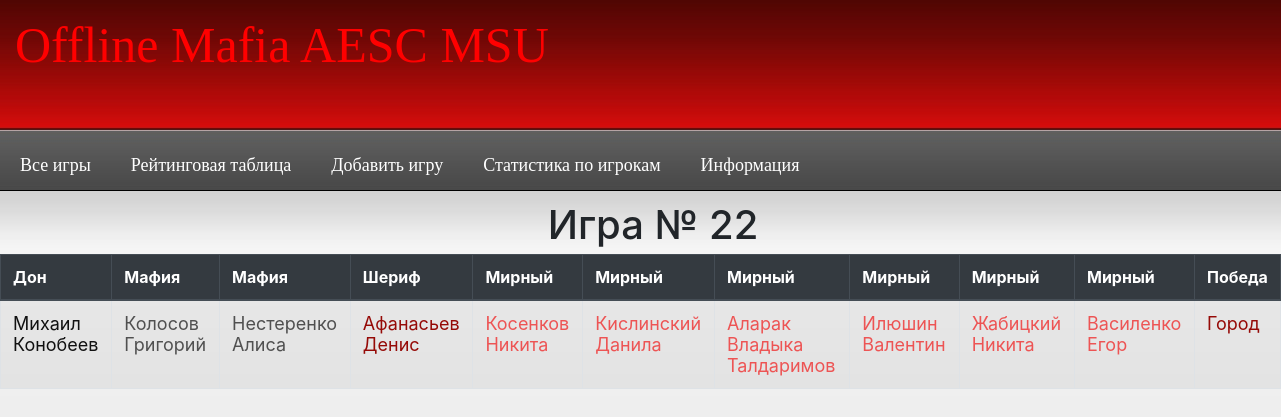
/offlinemafia.ru/gameinfo.php?id=22, run on the app's committed database.
### tables this page shows
CREATE TABLE `log` (
  `id` int(11) NOT NULL,
  `game_id` int(11) NOT NULL,
  `name` varchar(255) NOT NULL,
  `role` varchar(255) NOT NULL,
  `win` tinyint(1) NOT NULL,
  `best` int(11) NOT NULL
);

### offlinemafia.ru/gameinfo.php (the view)
<?php
require 'header.php';
$game_id = $_GET['id'] - 1;
$sql = "SELECT * FROM `log` WHERE `game_id` = $game_id";
$result = mysqli_query($link, $sql);
$arr = mysqli_fetch_all($result, 1);
?>
<div id ="container" >
    <h1 align = 'center'>Игра № <?=$_GET['id']?></h1>
    <table class ="table table-bordered table-striped">
        <thead class = "thead-dark">
            <th scope="col">Дон</th>
            <th scope="col">Мафия</th>
            <th scope="col">Мафия</th>
            <th scope="col">Шериф</th>
            <th scope="col">Мирный</th>
            <th scope="col">Мирный</th>
            <th scope="col">Мирный</th>
            <th scope="col">Мирный</th>
            <th scope="col">Мирный</th>
            <th scope="col">Мирный</th>
            <th scope ="col">Победа</th>
        </thead>
        <tbody class = "table-stripped">
            <tr>
            <?php
            foreach ($arr as $gamer){
                if ($gamer["role"] == "don"){
                    echo "<td><a href = 'stat.php?id={$gamers[$gamer['name']]}' class = 'dontext'>{$gamer['name']}</a></td>";
                }
            }
            foreach ($arr as $gamer){
                if ($gamer["role"] == "mafia"){
                    echo "<td><a href = 'stat.php?id={$gamers[$gamer['name']]}' class = 'mafiatext'>{$gamer['name']}</a></td>";
                }
            }
            foreach ($arr as $gamer){
                if ($gamer["role"] == "sheriff"){
                    echo "<td><a href = 'stat.php?id={$gamers[$gamer['name']]}' class = 'cooltext'>{$gamer['name']}</a></td>";
                }
            }
            foreach ($arr as $gamer){
                if ($gamer["role"] == "town"){
                    echo "<td><a href = 'stat.php?id={$gamers[$gamer['name']]}' class = 'towntext'>{$gamer['name']}</a></td>";
                }
            }
            if (($arr[0]["win"] == 1 && ($arr[0]["role"] == 'town' || $arr[0]["role"] == 'sheriff')) || ($arr[0]["win"] == 0 && ($arr[0]["role"] == 'mafia' || $arr[0]["role"] == "don"))){
                echo "<td class = 'cooltext'>Город</td>";
            }else {
                echo "<td class = 'dontext'>Мафия</td>";
            }
            ?>
            </tr>
        </tbody>
    </table>
</div>
<?php
require 'footer.php';
?>

### offlinemafia.ru/style.css (style rules this page uses)
* { padding: 0;margin: 0; }
body { background: #d9d9d9 url(public/images/95.jpg) repeat-x; }
body h1 { margin-top: 5px; margin-left: 25px; margin-bottom: 5px; }
.dontext { font-size: 18px; color: #111111; }
.mafiatext { font-size: 18px; color: #505050; }
.towntext { font-size: 18px; color: #ed5454; }
.cooltext { font-size: 18px; color: #950a07; }

### data on the page
log: name "Михаил Конобеев"
log: name "Колосов Григорий"
log: name "Нестеренко Алиса"
log: name "Афанасьев Денис"
log: name "Косенков Никита"
log: name "Кислинский Данила"
log: name "Аларак Владыка Талдаримов"
log: name "Илюшин Валентин"
log: name "Жабицкий Никита"
log: name "Василенко Егор"

### other printed values
$_GET['id'] "22"
